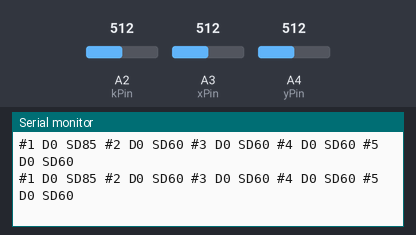
The sketch below on a simulated Arduino Uno, built with avr-gcc and run on an emulated ATmega328P. On the bench: the last lines printed to the serial monitor. Inputs (shaded band) come from the test bench; at power-on: A2 (kPin) = 512, A3 (xPin) = 512, A4 (yPin) = 512.

Above: at 1.2 s.
1.3 s: A2 (kPin) set to 716
At 1.32 s:
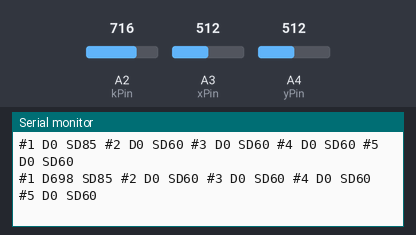
2.8 s: A3 (xPin) set to 716
At 2.82 s:
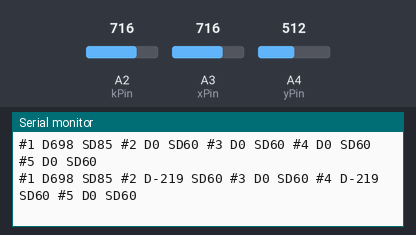
4.3 s: A4 (yPin) set to 716
At 4.32 s:
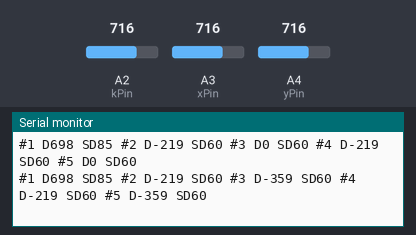
5.8 s: A2 (kPin) set to 900
At 5.82 s:
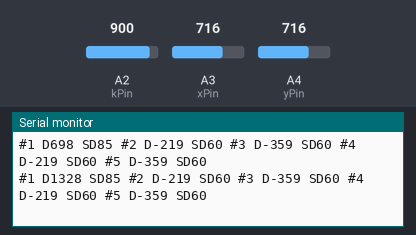
7.3 s: A3 (xPin) set to 900
At 7.32 s:
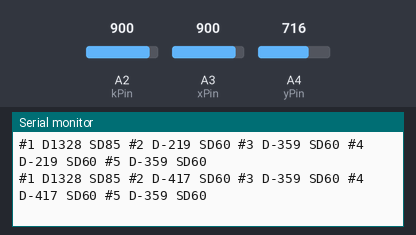
8.8 s: A4 (yPin) set to 900
At 8.82 s:
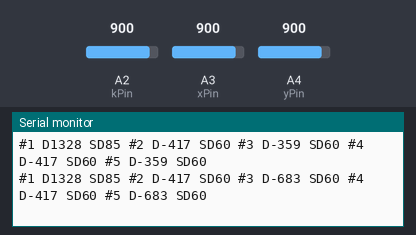
Timing chart, 0 to 11.3 s (numbered marks = the images above; inputs shaded):
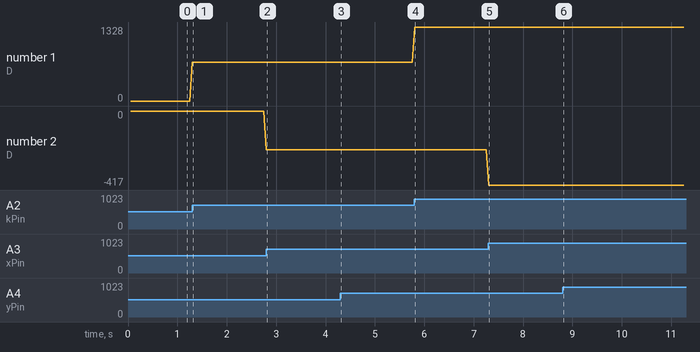

The sketch:

LSS-Tentacle.ino
```cpp
/* Author:      RB-ENantel / Eric Nantel - DiaLFonZo
** Date:        2019-05-02
** Description: LSS-Tentacle Control with a 2 axis Joystick & 1 Potentiometer for the base
** Blog Link:   https://www.robotshop.com/community/robots/show/simple-tentacule-w-lynxmotion-smart-servo-lss
*/

#define baudLSS (115200)

// Speed limiter in Degree per Second https://www.robotshop.com/info/wiki/lynxmotion/view/lynxmotion-smart-servo/lss-communication-protocol/#H12.MaxSpeedinDegrees28SD29
#define baseSpeed (85)
#define tentaculeSpeed (60)

// Axis range in 1/10° on either side of the Zero (base / x axis / y axis)
#define lssRangeK (1750)
#define lssRangeX (550)
#define lssRangeY (900)

// Refresh rate of the project in miliseconds using Millis to avoid any stop in the code
#define refreshRate (50)
unsigned long lastRefresh = 0;

// Assigment of the joystick pins & potentiometer (base / x axis / y axis)
#define kPin  2
#define xPin  3
#define yPin  4

// Variables used to store the values of the analog inputs (base / x axis / y axis)
int kVal;
int xVal;
int yVal;

// Variables used to offset the inperfection of the joysticks analog values (base / x axis / y axis)
int kZero;
int xZero;
int yZero;

// Output buffer for effecient print
char lssOutput[100];

void setup() {
  // Starting serial at the given Baudrate
  Serial.begin(baudLSS);

  // Sending a Reset on all servos to start fresh and reset the servos without power cycling
  Serial.println("#254RESET");

  // Read and store the joysticks for the offsets
  kZero = 512;  //Set manually since we use a potentiometer without spring center return
  xZero = analogRead(xPin);
  yZero = analogRead(yPin);
}

void loop() {
  if (millis() - lastRefresh >= refreshRate) {
    lastRefresh = millis();
    joystickRead();
    lssUpdate();
  }
}

// Function to read and format the input values
void joystickRead() {

  // reads & store the value of the potentiometer (value between 0 and 1023)
  kVal = analogRead(kPin);
  xVal = analogRead(xPin);
  yVal = analogRead(yPin);

  // make sure to avoid any unwanted values out of the 0 to 1023 range
  kVal = constrain(kVal, 0, 1023);
  xVal = constrain(xVal, 0, 1023);
  yVal = constrain(yVal, 0, 1023);

  // mapping the values to either side of the zero
  if (kVal <= kZero) {
    kVal = map(kVal, 0, kZero, -lssRangeK, 0);
  }
  else {
    kVal = map(kVal, kZero, 1023, 0, lssRangeK);
  }
  if (xVal <= xZero) {
    xVal = map(xVal, 0, xZero, lssRangeX, 0);
  }
  else {
    xVal = map(xVal, xZero, 1023, 0, -lssRangeX);
  }
  if (yVal <= yZero) {
    yVal = map(yVal, 0, yZero, lssRangeY, 0);
  }
  else {
    yVal = map(yVal, yZero, 1023, 0, -lssRangeY);
  }
}

// Function to update the serial outputs to the servos
void lssUpdate() {
  sprintf(lssOutput, "#%u D%d SD%u\r #%u D%d SD%u\r #%u D%d SD%u\r #%u D%d SD%u\r #%u D%d SD%u\r",
    1,kVal,baseSpeed,
    2,xVal,tentaculeSpeed,
    3,yVal,tentaculeSpeed,
    4,xVal,tentaculeSpeed,
    5,yVal,tentaculeSpeed
  );
  Serial.println(lssOutput);
}
```

Measured:
- after the input at 1.3 s, the serial monitor: prints a new line at once (image 1)
- after the input at 2.8 s, the serial monitor: prints a new line at once (image 2)
- after the input at 4.3 s, the serial monitor: prints a new line at once (image 3)
- after the input at 5.8 s, the serial monitor: prints a new line at once (image 4)
- after the input at 7.3 s, the serial monitor: prints a new line at once (image 5)
- after the input at 8.8 s, the serial monitor: prints a new line at once (image 6)
- plotted number 1: 0 → 698 after the input at 1.3 s, 698 → 1328 after the input at 5.8 s
- plotted number 2: 0 → -219 after the input at 2.8 s, -219 → -417 after the input at 7.3 s
